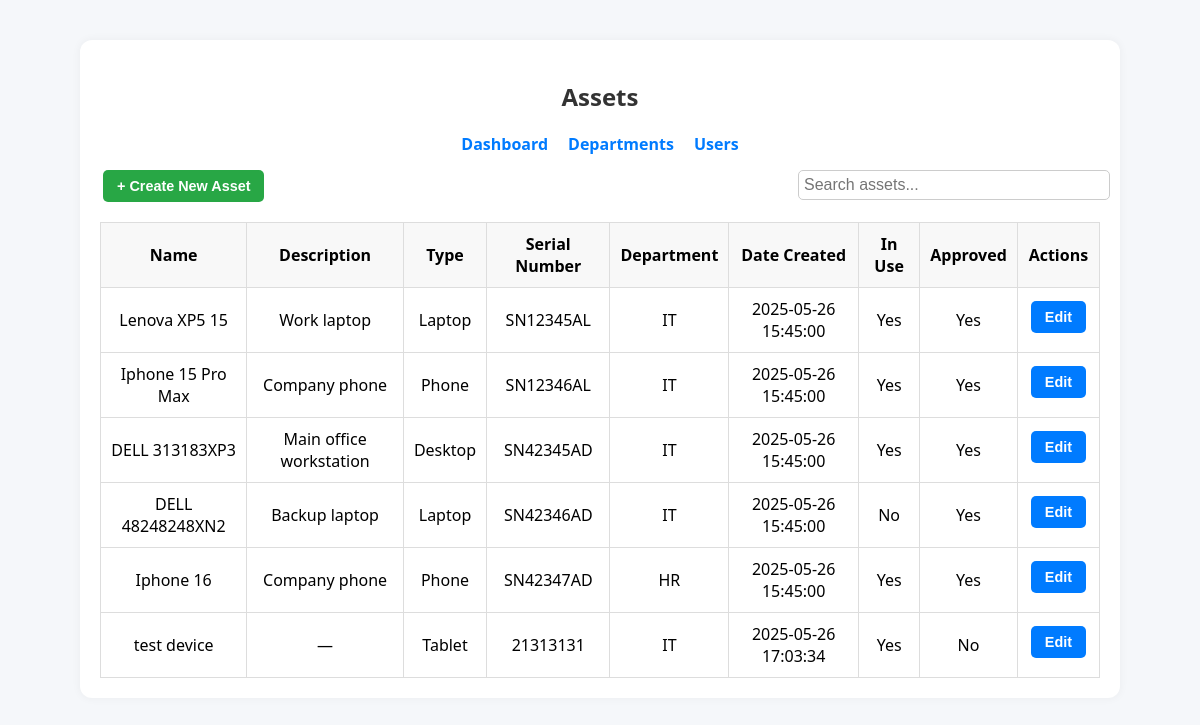
/assets (signed in), run on the app's committed database.
### tables this page shows
CREATE TABLE Asset (
        id INTEGER PRIMARY KEY AUTOINCREMENT,
        name TEXT NOT NULL,
        description TEXT,
        type TEXT,
        serial_number TEXT UNIQUE,
        date_created TEXT,
        in_use INTEGER NOT NULL DEFAULT 1,
        approved INTEGER NOT NULL DEFAULT 0,
        owner_id INTEGER,
        department_id INTEGER,
        FOREIGN KEY(owner_id) REFERENCES User(id),
        FOREIGN KEY(department_id) REFERENCES Department(id)
    );

CREATE TABLE Department (
        id INTEGER PRIMARY KEY AUTOINCREMENT,
        name TEXT NOT NULL
    );

### app.py (the view)
@app.route('/assets')
@login_required
def assets():
    user = current_user()
    connection = get_db()
    cursor = connection.cursor()
    if user['role'] == 'Admin':
         cursor.execute('''
            SELECT a.*, u.username AS owner_username, d.name AS department_name
            FROM Asset a
            LEFT JOIN User u ON a.owner_id = u.id
            LEFT JOIN Department d ON a.department_id = d.id
        ''')
    else:
        cursor.execute('''
            SELECT a.*, u.username AS owner_username, d.name AS department_name
            FROM Asset a
            LEFT JOIN User u ON a.owner_id = u.id
            LEFT JOIN Department d ON a.department_id = d.id
            WHERE a.owner_id = ?
        ''', (user['id'],))
    assets = cursor.fetchall()
    cursor.execute("SELECT * FROM Department")
    departments = cursor.fetchall()
    cursor.execute("SELECT id, username FROM User ORDER BY username ASC")
    users = cursor.fetchall()
    return render_template('assets.html', assets=assets, user=user, departments=departments, users=users)

### app.py (called while the page is built)
def get_db():
    if 'db' not in g:
        g.db = sql.connect(app.config['DATABASE'])
        g.db.row_factory = sql.Row
    return g.db

def query_db(query, args=(), one=False):
    cursor = get_db().execute(query, args)
    rv = cursor.fetchall()
    cursor.close()
    return (rv[0] if rv else None) if one else rv

def current_user():
    if 'user_id' in session:
        return query_db('SELECT * FROM User WHERE id = ?', [session['user_id']], one=True)
    return None

def login_required(f):
    @wraps(f)
    def decorated_function(*args, **kwargs):
        if 'user_id' not in session:
            flash('Please log in to access this page.', 'warning')
            return redirect(url_for('login'))
        return f(*args, **kwargs)
    return decorated_function

### templates/assets.html (shortened to what this page needs)
<!DOCTYPE html>
<html lang="en">
  <head>
    <link
      rel="stylesheet"
      href="{{ url_for('static', filename='css/style.css') }}"
    />
    <link
      rel="stylesheet"
      href="{{ url_for('static', filename='css/assets.css') }}"
    />
  </head>
  <body>
    <div class="assets-container">
      <h2 class="text-center">Assets</h2>
      <nav class="nav-links">
        <a href="{{ url_for('dashboard') }}">Dashboard</a>
        <a href="{{ url_for('departments') }}">Departments</a>
        <a href="{{ url_for('users') }}">Users</a>
      </nav>
      <button class="btn btn-create" id="openCreateModal">
        + Create New Asset
      </button>
      <input type="text" id="searchBar" placeholder="Search assets..." />
      <table>
        <thead>
          <tr>
            <th>Name</th>
            <th>Description</th>
            <th>Type</th>
            <th>Serial Number</th>
            <th>Department</th>
            <th>Date Created</th>
            <th>In Use</th>
            <th>Approved</th>
            <th>Actions</th>
          </tr>
        </thead>
        <tbody>
          {% for asset in assets %}
          <tr>
            <td>{{ asset['name'] }}</td>
            <td>{{ asset['description'] or '—' }}</td>
            <td>{{ asset['type'] or '—' }}</td>
            <td>{{ asset['serial_number'] or '—' }}</td>
            <td>{{ asset['department_name'] or '—' }}</td>
            <td>{{ asset['date_created'] }}</td>
            <td>{{ 'Yes' if asset['in_use'] else 'No' }}</td>
            <td>{{ 'Yes' if asset['approved'] else 'No' }}</td>
            <td>
               {% if user['role'] == 'Admin' or asset['owner_id'] ==
              user['id'] %}
              <button
                class="btn btn-edit"
                data-id="{{ asset['id'] }}"
                data-name="{{ asset['name'] }}"
                data-description="{{ asset['description'] }}"
                data-type="{{ asset['type'] }}"
                data-serial="{{ asset['serial_number'] }}"
                data-department="{{ asset['department_id'] or '' }}"
                data-inuse="{{ asset['in_use'] }}"
                data-approved="{{ asset['approved'] }}"
                data-userid="{{ asset['owner_id'] }}"
                id="editBtn-{{ asset['id'] }}"
              >
                Edit
              </button>
              {% endif %}
            </td>
          </tr>
          {% else %}
          <tr>
            <td colspan="9">No assets found.</td>
          </tr>
          {% endfor %}
        </tbody>
      </table>
    </div>
  </body>
</html>

### static/css/style.css (style rules this page uses)
body { font-family: "Segoe UI", Tahoma, Geneva, Verdana, sans-serif; background: #f5f7fa; display: flex; align-items: center; justify-content: center; margin: 0; }
h2 { text-align: center; color: #333; }
.nav-links { display: flex; justify-content: center; gap: 20px; margin-bottom: 15px; }
.nav-links a { text-decoration: none; color: #007bff; font-weight: bold; }
input[type="text"], input[type="password"] { padding: 10px; margin-bottom: 15px; border: 1px solid #ccc; border-radius: 5px; }
button { padding: 10px; background-color: #007bff; color: white; border: none; border-radius: 5px; cursor: pointer; }
a { color: #007bff; text-decoration: none; }

### static/css/assets.css (style rules this page uses)
.assets-container { max-width: 1000px; margin: 40px auto; padding: 20px; background: #fff; border-radius: 12px; box-shadow: 0 0 10px rgba(0, 0, 0, 0.05); position: relative; }
table { width: 100%; border-collapse: collapse; margin-top: 20px; }
th, td { padding: 10px; border: 1px solid #ddd; text-align: center; }
th { background: #f8f8f8; }
.btn { padding: 8px 14px; margin: 0 3px; border: none; border-radius: 5px; cursor: pointer; font-weight: 600; font-size: 0.9rem; }
.btn-create { background-color: #28a745; color: white; }
.btn-edit { background-color: #007bff; color: white; margin-bottom: 6px; }
#searchBar { margin-bottom: 10px; padding: 5px; width: 300px; font-size: 16px; position: absolute; right: 10px; }

### data on the page
Asset: name "Lenova XP5 15", description "Work laptop", type "Laptop", serial_number "SN12345AL", name "IT", date_created "2025-05-26 15:45:00", in_use "Yes", approved "Yes"
Asset: name "Iphone 15 Pro Max", description "Company phone", type "Phone", serial_number "SN12346AL", name "IT", date_created "2025-05-26 15:45:00", in_use "Yes", approved "Yes"
Asset: name "DELL 313183XP3", description "Main office workstation", type "Desktop", serial_number "SN42345AD", name "IT", date_created "2025-05-26 15:45:00", in_use "Yes", approved "Yes"
Asset: name "DELL 48248248XN2", description "Backup laptop", type "Laptop", serial_number "SN42346AD", name "IT", date_created "2025-05-26 15:45:00", in_use "No", approved "Yes"
Asset: name "Iphone 16", description "Company phone", type "Phone", serial_number "SN42347AD", name "HR", date_created "2025-05-26 15:45:00", in_use "Yes", approved "Yes"
Asset: name "test device", description "—", type "Tablet", serial_number "21313131", name "IT", date_created "2025-05-26 17:03:34", in_use "Yes", approved "No"
